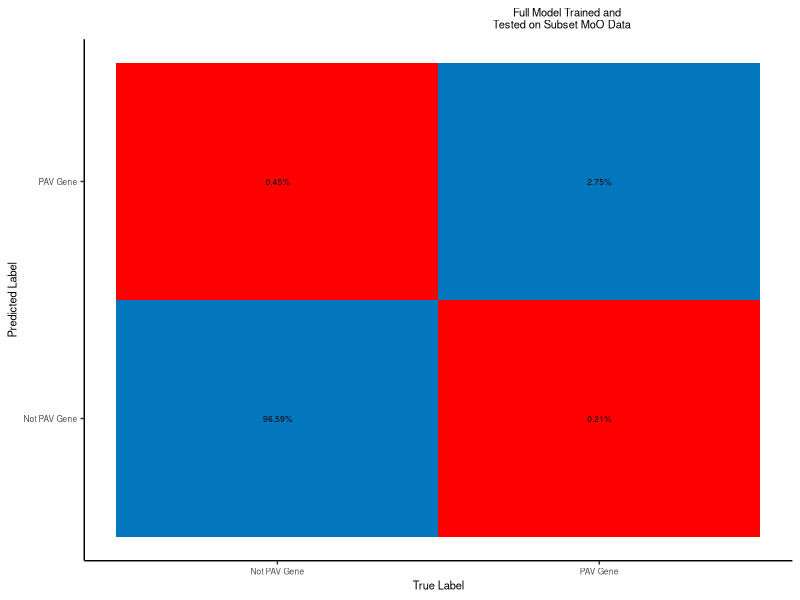
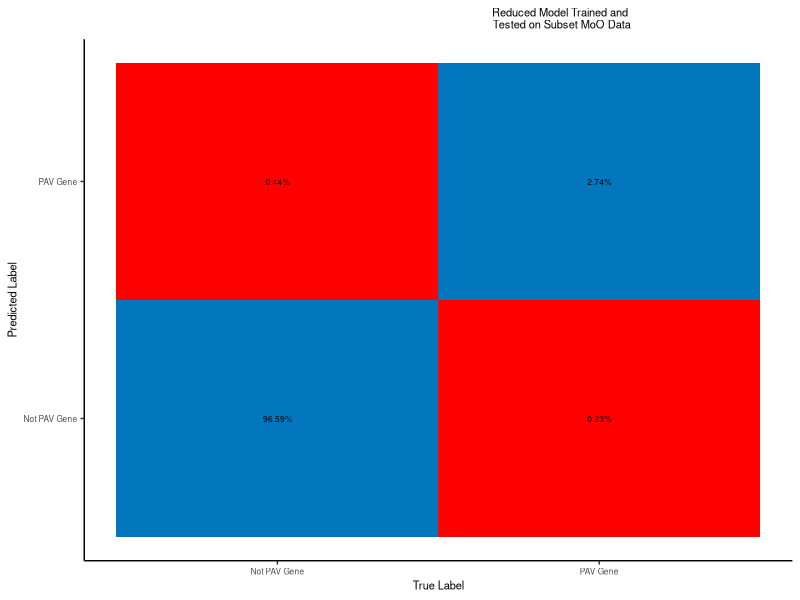
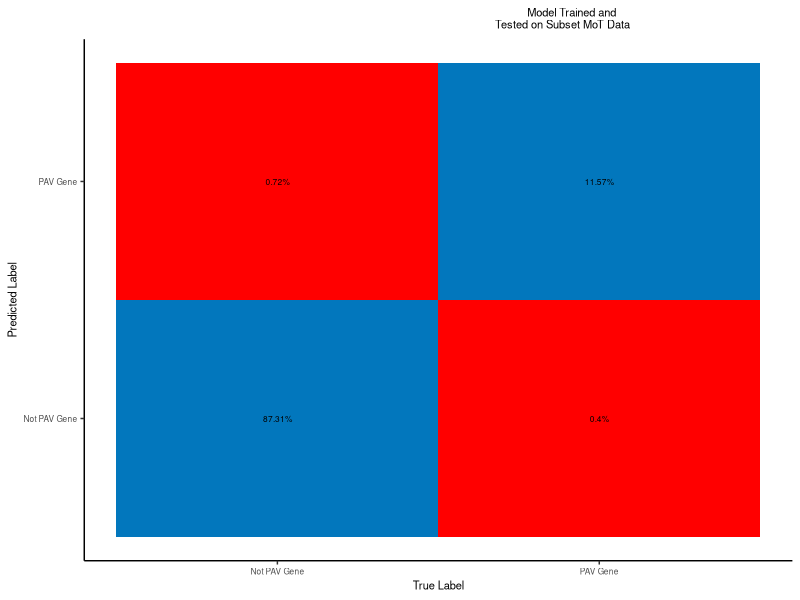
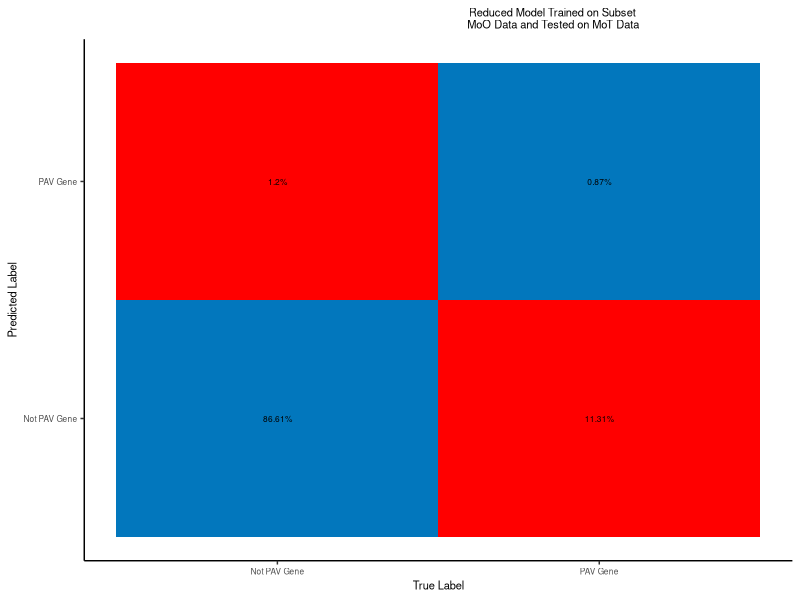
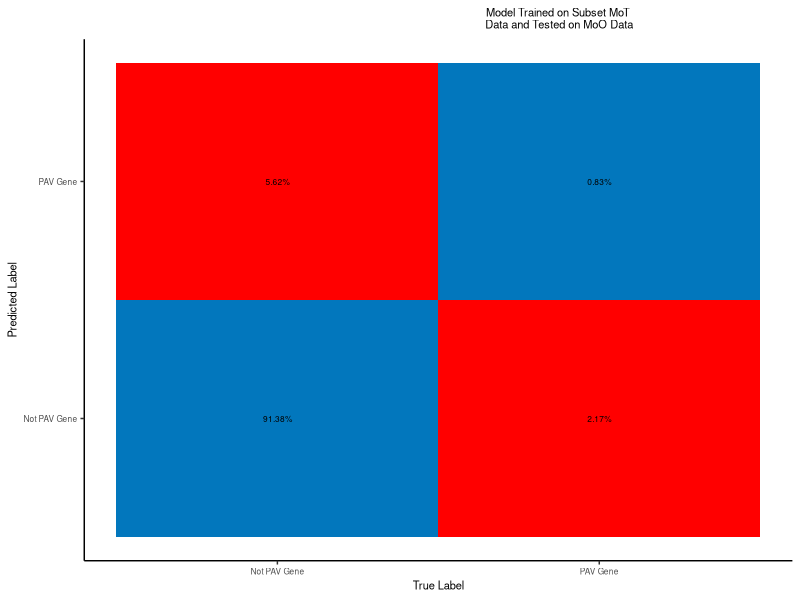

Write R code to recreate these figures, in order.
## ---- chunk 1
library(ggplot2)
## ---- chunk 2

### order
# TP
# FN
# FP
# TN

# manual input
datas <- list(
  c(2321.66, 178.16,  376.34,  81445.23), # rice blast full model
  c(2345.73, 198.1,   378.58,  82844.18), # rice blast subset model
  c(10365.07,        359.77,  645.16,  78231.67), # wheat blast subset model
  c(8764.75, 113786.25,       12086.84,        871162.16), # train on rice blast, test on wheat blast
  c(7383.49, 19319.51,        49977.94,        813148.06) # train on wheat blast, test on rice blast
)

titles <- c(
  "Full Model Trained and \nTested on Subset MoO Data",
  "Reduced Model Trained and \nTested on Subset MoO Data",
  "Model Trained and \nTested on Subset MoT Data",
  "Reduced Model Trained on Subset \nMoO Data and Tested on MoT Data",
  "Model Trained on Subset MoT \nData and Tested on MoO Data"
)

outputs <- c(
  'rice_full_model_confusion_matrix.pdf',
  'rice_partial_model_confusion_matrix.pdf',
  'wheat_partial_model_confusion_matrix.pdf',
  'rice_first_cross_host_confusion_matrix.pdf',
  'wheat_first_cross_host_confusion_matrix.pdf'
)

## ---- chunk 3

for (i in seq(from=1,to=length(outputs))){
  data <- unlist(datas[i])
  title <- titles[i]
  output <- outputs[i]
  
  
  TClass <- factor(c("PAV Gene", "PAV Gene", "Not PAV Gene", "Not PAV Gene"))
  PClass <- factor(c("PAV Gene", "Not PAV Gene", "PAV Gene", "Not PAV Gene"))
  judgement<- c("good", "bad", "bad","good")
  
  data <- round(data, digits=0)
  
  # convert to percentages
  data <- round(data/sum(data)*100, digits = 2)
  
  data <- as.character(data)
  
  data <- paste(data, '%', sep ='')
  
  df <- data.frame(TClass, PClass, data,judgement)
  
  
  # just plotting a simple confusion matrix
  p <- ggplot(data =  df, mapping = aes(x = TClass, y = PClass,fill=judgement)) +
      geom_tile()+
    geom_text(aes(label = data),size=(6*0.352777778)) +
    ylab('Predicted Label')+
    xlab('True Label')+
    scale_fill_manual(values = c(good="#0277bd", bad="red"))+
    ggtitle(title)+
    theme_classic()+
    theme(legend.position = "none")+
    theme(axis.text=element_text(size=6), axis.title=element_text(size=8), 
          legend.title=element_text(size=8),plot.title=element_text(size=8,hjust=0.75),
          plot.title.position = "plot")
  
  ggsave(output, plot = p, width = 6.5/2, height = 2)
}

